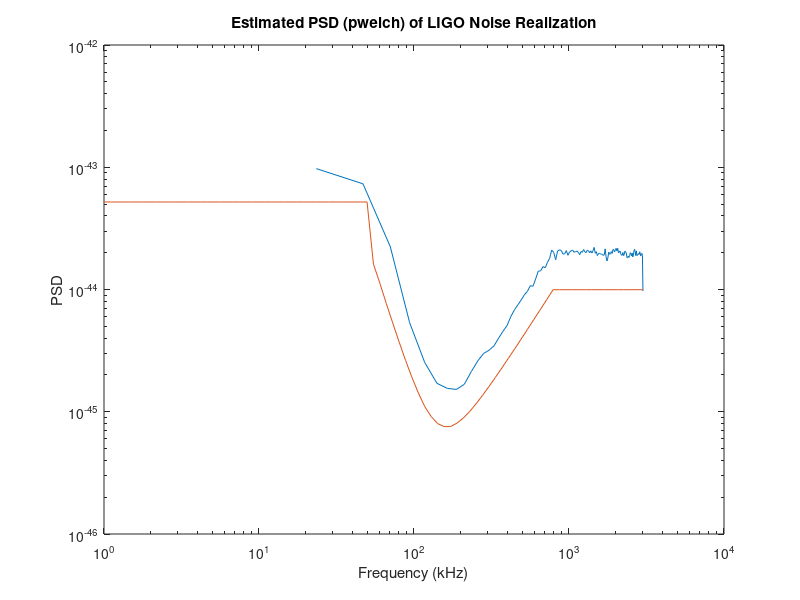

This figure's MATLAB source:
%Simulating LIGO noise using colGauss..& statgauss..functions to produce noise
%realization & estimate the PSD

%Reading the LIGO sensitivity PSD 
iLIGOS= load('iLIGOSensitivity.txt', 'ascii'); 

%Sampling frequency for noise realization
%Change my Hz multiple times notice my function for filtering PSD 
sampFreq = 6000; %Hz
%Number of samples to generate
nSamples = 10*sampFreq;
timeVec = (0:(nSamples-1))/sampFreq; %Time samples

%Low & high cutoff frequency 
low = iLIGOS(40,2); 
iLIGOS(1:42,2) = low;

high = iLIGOS(71,2);
iLIGOS(71:end,2) = high;

iLIGOS(2:end+1,:) = iLIGOS;
iLIGOS(1,1) = 0; %Hz
iLIGOS(1,2) = low;

iLIGOS = iLIGOS(1:85,:); % Cut window to 85
iLIGOS(85,1) = 3000; %Hz


% Design FIR filter with T(f)= square root of target PSD
fltrOrdr = 500;
freqVec = iLIGOS(:,1);

b = fir2(fltrOrdr,freqVec/(sampFreq/2),iLIGOS(:,2));
%Generate a WGN realization and pass it through the designed filter
inNoise = randn(1,nSamples); %generates nsample realization of zero mean
outNoise = sqrt(sampFreq)*fftfilt(b,inNoise); 


%Estimate the PSD using pwelch 
[pxx,f]=pwelch(outNoise, 256,[],[],sampFreq);
figure;
loglog(f,pxx);
title('Estimated PSD (pwelch) of LIGO Noise Realization');
xlabel('Frequency (kHz)');
ylabel('PSD'); 
%plotting the square of the supplied curve to see if it matches
hold on;
loglog(iLIGOS(:,1),iLIGOS(:,2).^2); 
